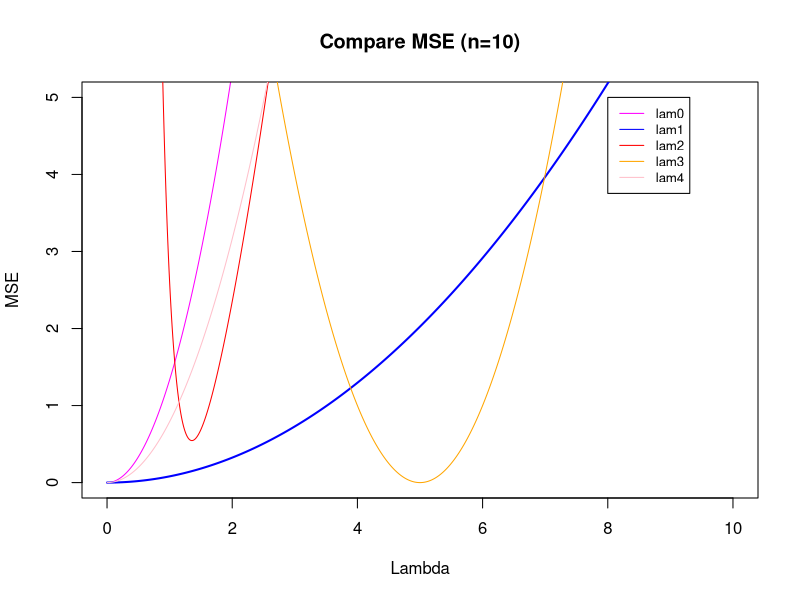
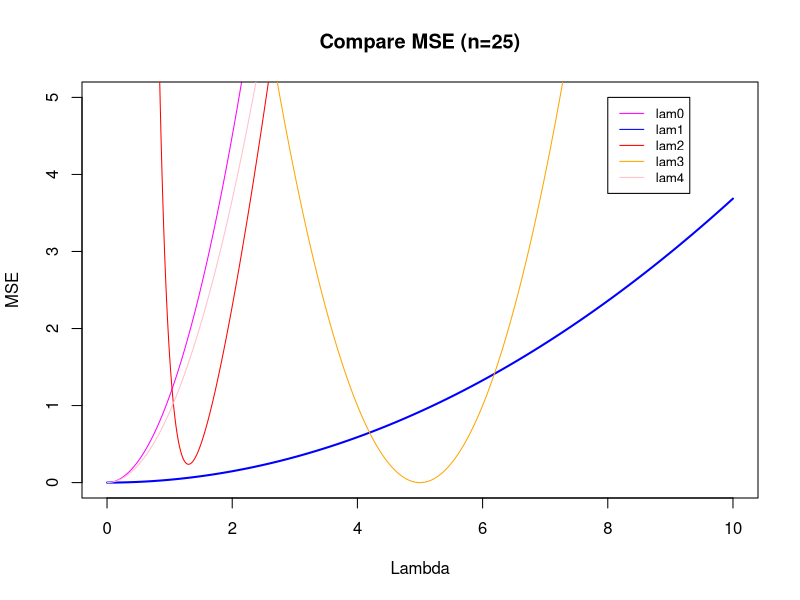
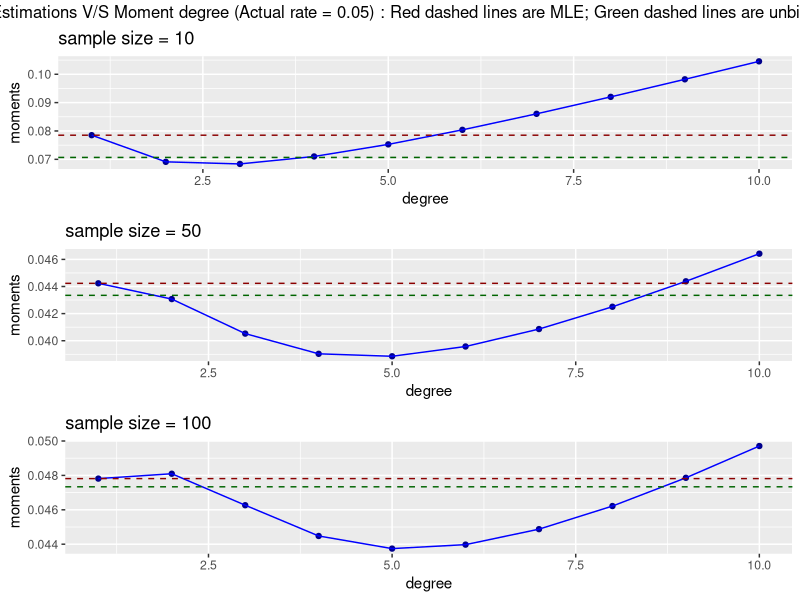
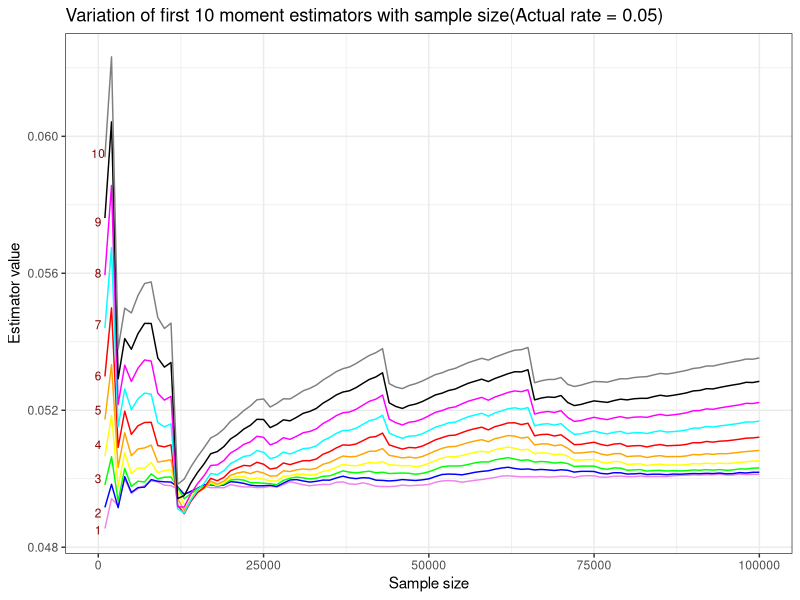
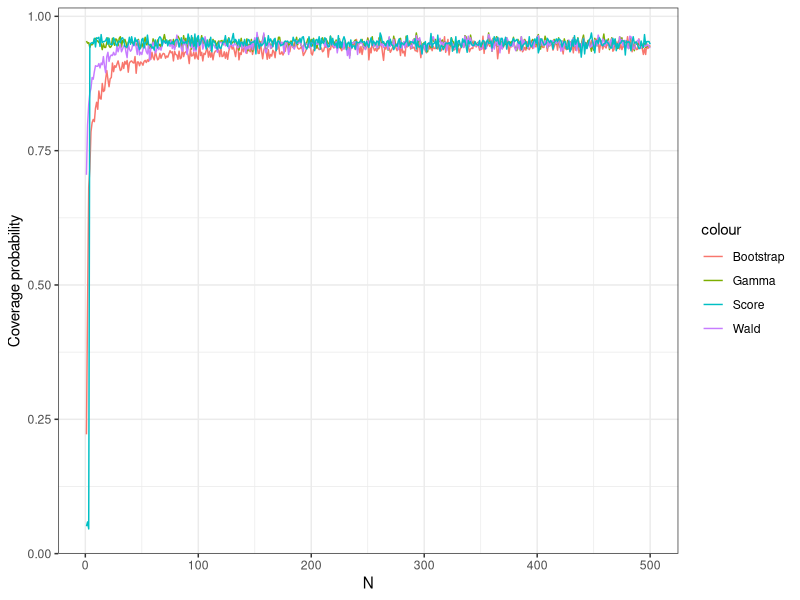
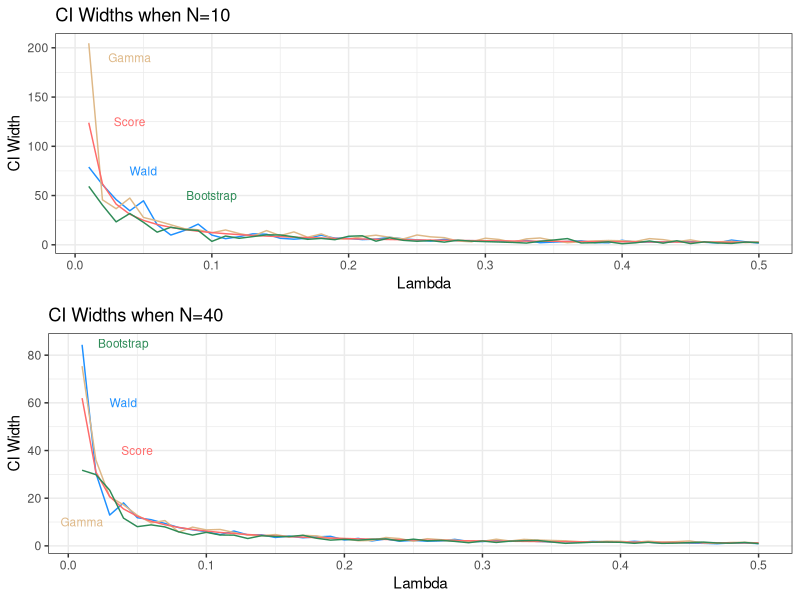

Generate these figures, in order, with R:
## ---- chunk 1
knitr::opts_chunk$set(echo = TRUE)
library(tidyverse)
library(gridExtra)
set.seed(123)
## ---- chunk 2
n<-10

lam <-seq(0,10,0.01)
mse0 <- (lam*n/(n-1))^2 + lam^2/n
mse1 <- ((lam^2)/n)*((n-1)/n)^2
mse2<- (2/(lam^2)-lam)^2 + 16/(n*lam^4)
mse3 <- (5-lam)^2
mse4 <- (lam/(n-1)- lam)^2 + lam^2/n^3

plot(lam,mse0,ylab="MSE",xlab="Lambda",main="Compare MSE (n=10)",type="l",col="magenta",ylim=c(0,5))

lines(lam,mse1,type="l",col="blue",lwd=2)
lines(lam,mse2,type="l",col="red")
lines(lam,mse3,type="l",col="orange")
lines(lam,mse4,type="l",col="pink")

legend(8, 5,legend=c("lam0", "lam1", "lam2", "lam3","lam4"),
       col=c("magenta", "blue", "red", "orange" ,"pink"), lty=1, cex=0.8)
## ---- chunk 3
n<-25

lam <-seq(0,10,0.01)
mse0 <- (lam*n/(n-1))^2 + lam^2/n
mse1 <- ((lam^2)/n)*((n-1)/n)^2
mse2<- (2/(lam^2)-lam)^2 + 16/(n*lam^4)
mse3 <- (5-lam)^2
mse4 <- (lam/(n-1)- lam)^2 + lam^2/n^3

plot(lam,mse0,ylab="MSE",xlab="Lambda",main="Compare MSE (n=25)",type="l",col="magenta",ylim=c(0,5))

lines(lam,mse1,type="l",col="blue",lwd=2)
lines(lam,mse2,type="l",col="red")
lines(lam,mse3,type="l",col="orange")
lines(lam,mse4,type="l",col="pink")

legend(8, 5,legend=c("lam0", "lam1", "lam2", "lam3","lam4"),
       col=c("magenta", "blue", "red", "orange" ,"pink"), lty=1, cex=0.8)
## ---- chunk 4
library(gridExtra)
library(tidyverse)

momest_exp <- function(v,k){
  return((factorial(k)/(sum(v^k)/length(v)))^(1/k))
}

k <- 10
moment_number <- seq(1,k,by=1)
sample_size <- c(10,50,100)
par(mfrow = c(2,3))
g <- list()
c <- 1
#plotlabel <- data.frame(text = c("MLE","MLE","MLE","MLE","MLE","Unbiased Correction for MLE", 
#                                 "Unbiased Correction for MLE","Unbiased Correction for MLE",
#                                 "Unbiased Correction for MLE","Unbiased Correction for MLE"), 
#                        x = c(10,10,10,10,10,8,5,8,8,8), 
#                        y = c(0.08,0.0475,0.048,0.05,0.0503,0.0775,0.047,0.048,0.0495,0.05))
for(i in sample_size){
  set.seed(123)
  exp_sample <- rexp(i, rate = 0.05)
  moment_estimations <- data.frame(degree = 1:k, moments = matrix(unlist(lapply(moment_number,momest_exp,v=exp_sample))))
  g[[c]] <- ggplot(data = moment_estimations, aes(x=degree,y=moments)) + 
    geom_point(col = "darkblue") + 
    geom_line(col = "blue") +
    ggtitle(paste0("sample size = ",i)) + 
    geom_hline(yintercept = 1/mean(exp_sample), lty = 2, col="darkred") +
    geom_hline(yintercept = (length(exp_sample) - 1)/sum(exp_sample), lty = 2, col="darkgreen") +
    #             geom_text(data=plotlabel[c,], aes(x,y,label=text), size = 3, col="darkred") +
    #              geom_text(data=plotlabel[c + 5,], aes(x,y,label=text), size = 3, col="darkgreen") +
    scale_colour_manual(name = 'the colour', values =c('black'='black','red'='red'), labels = c('c2','c1'))
  theme_bw()
  c <- c + 1
}


grid.arrange(g[[1]], g[[2]], g[[3]], 
             top = "Moment Estimations V/S Moment degree (Actual rate = 0.05) : Red dashed lines are MLE; Green dashed lines are unbiased MLE")
## ---- chunk 5
k <- 10
moment_number <- seq(1,k,by=1)
cols <- c(paste0("k",1:k))
sample_size <- seq(1000,100000,by=1000)
moment_estimations <- data.frame(matrix(0, nrow = length(sample_size), ncol = k + 1))
moment_estimations[,1] <- sample_size
colnames(moment_estimations) <- c("n",cols)
library(dplyr)
c <- 1
for (i in sample_size) {
  set.seed(123)
  exp_sample <- rexp(i, rate = 0.05)
  for (j in moment_number) {
    moment_estimations[c,j+1] <- momest_exp(exp_sample,j)
  }
  c <- c + 1
}

plotlabel <- data.frame(text = c("1","2","3","4","5","6","7","8","9","10"), 
                        x = c(rep(3,10)), 
                        y = c(0.0485,0.049,0.05,0.051,0.052,0.053,0.0545,0.056,0.0575,0.0595))

moment_estimations %>% ggplot(aes(x = n)) + 
  geom_line(aes(y=k1),col="violet") + 
  geom_line(aes(y=k2),col="blue") +
  geom_line(aes(y=k3),col="green") + 
  geom_line(aes(y=k4),col="yellow") + 
  geom_line(aes(y=k5),col="orange") + 
  geom_line(aes(y=k6),col="red") + 
  geom_line(aes(y=k7),col="cyan") + 
  geom_line(aes(y=k8),col="magenta") +
  geom_line(aes(y=k9),col="black") + 
  geom_line(aes(y=k10),col="grey50") + 
  xlab("Sample size") + 
  ylab("Estimator value") + 
  ggtitle("Variation of first 10 moment estimators with sample size(Actual rate = 0.05)") + 
  theme_bw() + 
  geom_text(data=plotlabel, aes(x,y,label=text), size = 3, col="darkred")

## ---- chunk 6
wald_ci <- function(N, rate, alpha = 0.05){
  x <- rexp(N, rate = rate)
  x_bar <- mean(x)
  se <- x_bar / sqrt(N)
  ci <- x_bar + c(-1, 1) * qnorm(1 - (alpha / 2))*se
  return(ci)
}
## ---- chunk 7
gamma_ci <- function(N, rate, alpha = 0.05){
  # Inspiration: https://math.stackexchange.com/questions/1288139/calculate-the-confidence-interval-of-parameter-of-exponential-distribution
  x <- rexp(N, rate = rate)
  x_bar <- mean(x)
  ci_rate <- qgamma(c(alpha / 2, 1 - (alpha / 2)), N, N) / x_bar
  ci_mean <- 1 / ci_rate
  return(c(min(ci_mean), max(ci_mean)))
}
## ---- chunk 8
score_ci <- function(N, rate, alpha = 0.05) {
  x <- rexp(N, rate = rate)
  xbar <- mean(x)
  ci_rate <- (1 / xbar)*(1 + c(-1, 1) * qnorm(1 - alpha / 2) / sqrt(N))
  ci_mean <- 1 / ci_rate
  return(c(min(ci_mean), max(ci_mean)))
}
## ---- chunk 9
bootstrap_ci <- function(N, rate, alpha = 0.05){
  # Function to calculate bootstrap CI
  x <- rexp(N, rate = rate)
  x_bar <- mean(x)
  # Number of bootstrap samples
  nb <- 1000
  # Take boostrap samples
  bootstrap_samples <- sample(x, N * nb, replace = TRUE) %>%
    matrix(nrow = N, ncol = nb)
  # Get means of columns 
  means <- colMeans(bootstrap_samples)
  # Get deltas (x* - x)
  deltas <- means - x_bar
  deltas <- sort(deltas)
  # Calculate CIs
  ci <- x_bar - quantile(deltas, probs = c(alpha / 2, 1 - (alpha / 2)))
  return(c(mean(ci), max(ci)))
}
## ---- chunk 10
# Coverage probabilities
coverage_probability <- function(N, rate, ci_fun, alpha = 0.05, B = 1000){
  # Match input function to actual function
  fun <- tryCatch(match.fun(ci_fun), 
                  error = function(e) print(paste0("ci_fun: '", ci_fun, "' does not exist")))
  # Expected value
  exp_val <- 1 / rate
  # Calculate B confidence intervals and put in dataframe
  conf_ints <- replicate(B, fun(N, rate)) %>%
    t() %>% data.frame()
  names(conf_ints) <- c("lower", "upper")
  # Calculate hit rates (expected value inside confidence interval)
  conf_ints <- mutate(conf_ints, hit = (exp_val >= lower & exp_val <= upper))
  coverage <- conf_ints$hit %>% mean()
  return(coverage)
}

lambda <- 1 / 12
beta <- 1 / lambda
n <- 60

# Coverage probability plotting
ns <- seq(1, 500)

###################################################
# I have commented out all of these so that we don't 
# accidentally re run if we don't have to. I've saved 
# the data for coverage probabilities so we can read it 
# in without re-running if not necessary.
###################################################
# Caution: bootstrap takes for-ev-er
# bootstrap_cov <- mclapply(ns, coverage_probability, rate = lambda, ci_fun = "bootstrap_ci") %>% unlist()
# gamma_cov <- mclapply(ns, coverage_probability, rate = lambda, ci_fun = "gamma_ci") %>% unlist()
#wald_cov <- sapply(ns, coverage_probability, rate = lambda, ci_fun = "wald_ci") %>% unlist()
#score_cov <- sapply(ns, coverage_probability, rate = lambda, ci_fun = "score_ci") %>% unlist()
#coverage_df <- data.frame(n = ns, bs = bootstrap_cov, gamma = gamma_cov, wald = wald_cov, score = score_cov)
#write_csv(coverage_df, "./data/coverage_probabilities.csv")
###################################################
# If need to read:
coverage_df <- read_csv("./data/coverage_probabilities.csv")
#coverage_df$score <- score_cov
#coverage_df$wald <- wald_cov

ggplot(coverage_df, aes(x = n, y = bs, color = "Bootstrap")) +
  geom_line() +
  geom_line(aes(x = n, y = gamma, color = "Gamma")) +
  geom_line(aes(x = n, y = wald, color = "Wald")) +
  geom_line(aes(x = n, y = score, color = "Score")) +
  scale_y_continuous(name = "Coverage probability") +
  scale_x_continuous(name = "N") + 
  theme_bw()
## ---- chunk 11
set.seed(123)
wald_ci_width <- function (N, rate, alpha = 0.05){
  x <- rexp(N, rate = rate)
  x_bar <- mean(x)
  se <- x_bar / sqrt(N)
  ci <- x_bar + c(-1, 1)*qnorm(1 - (alpha / 2))*se
  width <- ci[2] - ci[1]
  return(width)
}

gamma_ci_width <- function(N, rate, alpha = 0.05){
  x <- rexp(N, rate = rate)
  x_bar <- mean(x)
  ci_rate <- qgamma(c(alpha / 2, 1 - (alpha / 2)), N, N) / x_bar
  ci_mean <- 1 / ci_rate
  diff <- ci_mean[2] - ci_mean[1]
  return(diff)
}

score_ci_width <- function(N, rate, alpha = 0.05) {
  x <- rexp(N, rate = rate)
  xbar <- mean(x)
  ci <- (1/rate)*(1 + c(-1, 1) * qnorm(1 - alpha / 2) / sqrt(N))
  diff <- ci[2] - ci[1]
  return(diff)
}

bootstrap_ci_width <- function(N, rate, alpha = 0.05){
  x <- rexp(N, rate = rate)
  x_bar <- mean(x)
  nb <- 1000
  bootstrap_samples <- sample(x, N * nb, replace = TRUE) %>%
    matrix(nrow = N, ncol = nb)
  means <- colMeans(bootstrap_samples)
  deltas <- means - x_bar
  deltas <- sort(deltas)
  ci <- x_bar - quantile(deltas, probs = c(alpha / 2, 1 - (alpha / 2)))
  diff <- ci[2] - ci[1]
  return(diff)
}

set.seed(123)
rate <- seq(0.01, 0.5, 0.01)

wald_width10 <- sapply(rate, FUN = wald_ci_width, N = 10)
gamma_width10 <- sapply(rate, FUN = gamma_ci_width, N = 10)
score_width10 <- sapply(rate, FUN = score_ci_width, N = 10)
bootstrap_width10 <- sapply(rate, FUN = bootstrap_ci_width, N = 10)

wald_width40 <- sapply(rate, FUN = wald_ci_width, N = 40)
gamma_width40 <- sapply(rate, FUN = gamma_ci_width, N = 40)
score_width40 <- sapply(rate, FUN = score_ci_width, N = 40)
bootstrap_width40 <- sapply(rate, FUN = bootstrap_ci_width, N = 40)

dat <- data.frame(lambda = rate, 
                  wald10 = wald_width10,
                  gamma10 = gamma_width10,
                  score10 = score_width10,
                  bootstrap10 = bootstrap_width10,
                  wald40 = wald_width40,
                  gamma40 = gamma_width40,
                  score40 = score_width40,
                  bootstrap40 = bootstrap_width40
                  )

dat <- abs(dat)

text <- c("Wald", "Gamma", "Score", "Bootstrap","Wald", "Gamma", "Score", "Bootstrap")
x <- c(0.05, 0.04, 0.04, 0.1, 0.04, 0.01, 0.05, 0.04)
y <- c(75, 190, 125, 50, 60, 10, 40, 85)
labels <- data.frame(text, x, y)

p <- ggplot(data = dat, aes(x = lambda)) +
  xlab("Lambda") +
  ylab("CI Width") +
  theme_bw()
  
p10 <- p +
  geom_line(aes(y = wald10), col = "dodgerblue") +
  geom_line(aes(y = gamma10), col = "burlywood") +
  geom_line(aes(y = score10), col = "indianred1") +
  geom_line(aes(y = bootstrap10), col = "seagreen") +
  geom_text(data = labels[1, ], aes(x, y, label = text), col = "dodgerblue", size = 3) +
  geom_text(data = labels[2, ], aes(x, y, label = text), col = "burlywood", size = 3) +
  geom_text(data = labels[3, ], aes(x, y, label = text), col = "indianred1", size = 3) +
  geom_text(data = labels[4, ], aes(x, y, label = text), col = "seagreen", size = 3) +
  ggtitle("CI Widths when N=10") +
  theme(legend.position="none") 

p40 <- p +
  geom_line(aes(y = wald40), color = "dodgerblue") +
  geom_line(aes(y = gamma40), color = "burlywood") +
  geom_line(aes(y = score40), color = "indianred1") +
  geom_line(aes(y = bootstrap40), color = "seagreen") +
  geom_text(data = labels[5, ], aes(x, y, label = text), col = "dodgerblue", size = 3) +
  geom_text(data = labels[6, ], aes(x, y, label = text), col = "burlywood", size = 3) +
  geom_text(data = labels[7, ], aes(x, y, label = text), col = "indianred1", size = 3) +
  geom_text(data = labels[8, ], aes(x, y, label = text), col = "seagreen", size = 3) +
  ggtitle("CI Widths when N=40") +
  theme(legend.position="none")

grid.arrange(p10, p40)

## ---- chunk 12
summary(cars)
